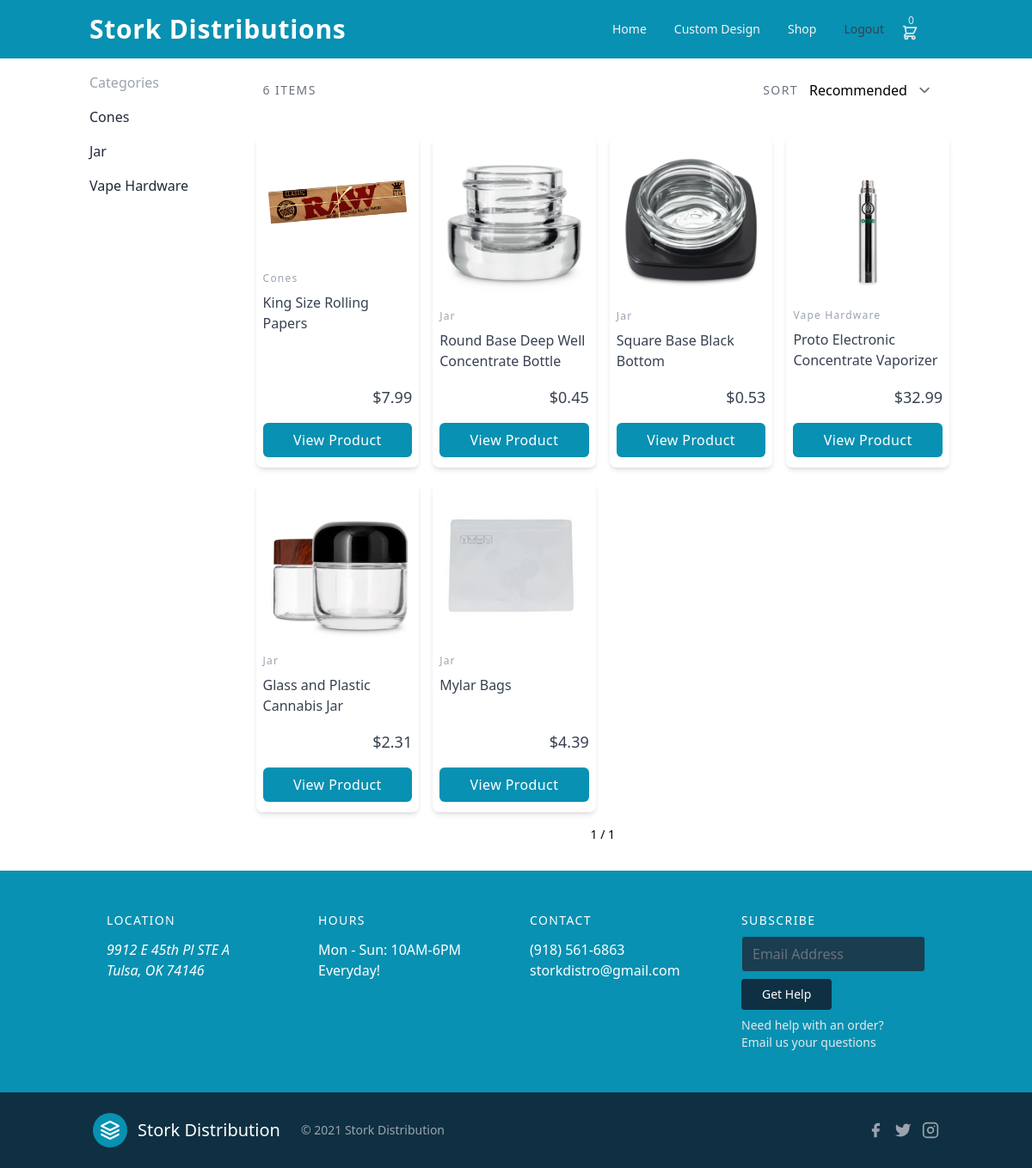
/shop/ (signed in), run on the app's committed database.
### store/models.py (models this page shows, shortened)
class Category(models.Model):
    name = models.CharField(max_length=100, db_index=True)
    category_code = models.CharField(max_length=3, unique=True, default='AAA')
    category_id = models.CharField(max_length=2, unique=True, default='00')
    slug = models.SlugField(max_length=255, unique=True)
    image = models.ImageField(upload_to="category_images/", default="vendor_images/default.png")
    class Meta:
        verbose_name_plural = 'categories'
    def get_absolute_url(self):
        return reverse("store:category_list", kwargs={"slug": self.slug})
    def __str__(self):
        return str(self.name)

class Product(models.Model):
    added_by = models.ForeignKey(User, related_name="added_by", on_delete=models.CASCADE, blank=True)
    vendor = models.ForeignKey(Vendor, related_name="vendor", on_delete=models.CASCADE, blank=True)
    category = models.ForeignKey(Category, related_name="category", on_delete=models.CASCADE)
    name = models.CharField(max_length=255)
    image = models.ImageField(upload_to='product_images/', default='product_images/default.png')
    product_code = models.CharField(max_length=4)
    price = models.DecimalField(max_digits=4, decimal_places=2)
    retail = models.DecimalField(max_digits=4, decimal_places=2, blank=True, default=99.99)
    def get_absolute_url(self):
        return reverse("store:product_detail", kwargs={"pk": self.pk})

### store/views.py (the view)
# urls.py: path('shop/', views.shop, name='all_products'),
@login_required
def shop(request):
    categories = Category.objects.all()
    products = Product.objects.all()
    paginator = Paginator(products, 25)
    page_number = request.GET.get('page')
    page_obj = paginator.get_page(page_number)
    return render(request=request, template_name="store/product_list.html", context={'categories': categories,
                                                                                     'products': products,
                                                                                     'page_obj': page_obj})

### store/cart.py (called while the page is built)
    def __len__(self):
        cart_items = 0
        for _ in self.cart.values():
            cart_items += 1
        return cart_items

### store/context_processors.py (called while the page is built)
def cart(request):
    cart = Cart(request)
    return {'cart': cart}

### templates/store/product_list.html (shortened to what this page needs)
{% extends './../base.html' %}
{% load static %}
{% block content %}
<section class="bg-white">
    <div class="container px-4 py-4 mx-auto">
        <div class="lg:flex lg:-mx-2">
            <div class="space-y-3 lg:w-1/5 lg:px-2 lg:space-y-4">
                <div class="font-medium text-md text-gray-400">Categories</div>
                {% for category in categories %}
                    <a href="{{ category.get_absolute_url }}" class="block font-medium text-gray-800 hover:underline">{{ category.name }}</a>
                {% endfor %}
            </div>
            <div class="my-4 lg:mt-0 lg:px-2 lg:w-4/5">
                <div class="flex items-center justify-between text-sm tracking-widest uppercase ">
                    <p class="text-gray-500">{{ page_obj.paginator.count }} Items</p>
                    <div class="flex items-center">
                        <p class="text-gray-500 dark:text-gray-300">Sort</p>
                        <select class="font-medium border-transparent">
                            <option value="#">Recommended</option>
                        </select>
                    </div>
                </div>
                <div class="grid grid-cols-2 gap-4 -mx-2 mt-8 lg:grid-cols-4">
                    {% for product in products %}
                    <div class="flex flex-col justify-between content-start py-3 px-2 shadow-md rounded-lg">
                        <img class="object-cover object-center w-full rounded-md bg-white" src="{{ product.image.url }}" alt="{{ product.name }}">
                        <div class="flex flex-col grow w-full justify-start items-start text-gray-700 mt-2">
                            <p class="tracking-widest mt-2 text-gray-400 text-xs">{{ product.category }}</p>
                            <h4 class="my-2 font-medium grow">{{ product.name }}</h4>
                            <p class="text-lg font-medium self-end mt-2">&dollar;{{ product.price }}</p>
                            <a href="{{ product.get_absolute_url }}" class="flex items-center justify-center w-full px-2 py-2 mt-4 font-medium tracking-wide text-white capitalize transition-colors duration-200 transform bg-cyan-600 rounded-md hover:bg-blue-600 focus:outline-none focus:bg-gray-700">
                                <span class="mx-1">View Product</span>
                            </a>
                        </div>
                    </div>
                    {% endfor %}
                </div>
                <div class="pagination flex justify-center mt-4 w-full">
                <span class="step-links">
                    <p class="text-sm">
                        {{ page_obj.number }}
                        <span class="mx-0.25">/</span>
                        {{ page_obj.paginator.num_pages }}
                    </p>
                </span>
            </div>
        </div>
    </div>
</section>
{% endblock %}

### templates/base.html (shortened to what this page needs)
<!DOCTYPE html>
{% load static %}
{% load tailwind_tags %}
<html lang='en'>
<head>
  <link rel="stylesheet" href="{% static 'store/css/base.css' %}">
  {% tailwind_css %}
</head>
<body>
  <header class="bg-cyan-600" style="position:sticky;top:0px;z-index:50">
    <div class="container px-4 py-4 mx-auto md:flex md:justify-between md:items-center">
      <div class="flex items-center justify-between">
        <div>
            <a class="text-2xl font-bold tracking-wide transition-colors duration-200 transform text-white lg:text-3xl hover:text-gray-300" href="{% url 'store:home' %}">Stork Distributions</a>
        </div>
      </div>
      <div class="items-center hidden md:flex mt-2" id="menu-items">
        <div class="flex flex-col md:flex-row md:mx-6">
          <a class="my-1 text-sm font-medium text-gray-100 transition-colors duration-200 transform hover:text-blue-400 md:mx-4 md:my-0" href="{% url 'store:home' %}">Home</a>
          <a class="my-1 text-sm font-medium text-gray-100 transition-colors duration-200 transform hover:text-blue-400 md:mx-4 md:my-0" href="#">Custom Design</a>
          {% if user.is_authenticated %}
            <a class="my-1 text-sm font-medium text-gray-100 transition-colors duration-200 transform hover:text-blue-400 md:mx-4 md:my-0" href="{% url 'store:all_products' %}">Shop</a>
            <a class="my-1 text-sm font-medium text-gray-700 transition-colors duration-200 transform dark:text-gray-100 hover:text-blue-500 dark:hover:text-blue-400 md:mx-4 md:my-0" href="{% url 'logout' %}">Logout</a>
          {% else %}
            <a class="my-1 text-sm font-medium text-gray-100 transition-colors duration-200 transform hover:text-blue-400 md:mx-4 md:my-0" href="{% url 'store:login' %}">Sign in</a>
          {% endif %}
          <div class="my-1 mx-1 justify-center hidden md:block">
            <a class="relative text-gray-200 hover:text-gray-600 transition-colors duration-200 transform" href="{% url 'store:cart_summary' %}">
              <span class="absolute font-medium -top-3 left-2 text-xs rounded-full">
                {% with total_items=cart|length %}
                <div id="cart-items" class="d-inline-flex">
                  {% if total_items > 0 %}
                      {{ total_items }}
                  {% else %}
                      0
                  {% endif %}
                </div>
                {% endwith %}
              </span>
            </a>
          </div>
        </div>
      </div>
    </div>
  </header>
  <main class="relative">
    {% block content %}
    {% endblock %}
  </main>
  <footer class="text-white bg-cyan-600 body-font">
      <div class="container px-5 py-12 mx-auto">
        <div class="flex flex-wrap md:text-left text-center order-first">
          <div class="lg:w-1/4 md:w-1/2 w-full px-4">
            <h2 class="title-font font-medium tracking-widest text-sm mb-3">LOCATION</h2>
            <address class="mb-10">
              <div>9912 E 45th Pl STE A</div>
              <div>Tulsa, OK 74146</div>
            </address>
          </div>
          <div class="lg:w-1/4 md:w-1/2 w-full px-4">
              <h2 class="title-font font-medium tracking-widest text-sm mb-3">HOURS</h2>
              <nav class="list-none mb-10">
                <li>
                  <a class="hover:text-gray-200">Mon - Sun: 10AM-6PM</a>
                </li>
                <li>
                  <a class="hover:text-gray-200">Everyday!</a>
                </li>
              </nav>
            </div>
          <div class="lg:w-1/4 md:w-1/2 w-full px-4">
            <h2 class="title-font font-medium tracking-widest text-sm mb-3">CONTACT</h2>
            <nav class="list-none mb-10">
              <li>
                <a class="hover:text-gray-200" href="tel:+9185616863">(918) 561-6863</a>
                </li>
                <li>
                <a class="hover:text-gray-200" href="mailto:storkdistro@gmail.com">storkdistro@gmail.com</a>
              </li>
            </nav>
          </div>
          <div class="lg:w-1/4 md:w-1/2 w-full px-4">
            <h2 class="title-font font-medium text-white tracking-widest text-sm mb-2">SUBSCRIBE</h2>
            <div class="flex xl:flex-nowrap md:flex-nowrap lg:flex-wrap flex-wrap justify-center items-end md:justify-start">
              <div class="relative w-40 sm:w-auto xl:mr-4 lg:mr-0 sm:mr-4 mr-2">
                <input type="text" id="footer-field" name="footer-field" placeholder="Email Address" class="w-full bg-gray-800 rounded border bg-opacity-80 border-cyan-600 focus:bg-transparent focus:ring-2 focus:ring-blue-900 focus:border-cyan-600 text-base outline-none text-gray-100 py-1 px-3 leading-8 transition-colors duration-200 ease-in-out">
              </div>
              <button class="lg:mt-2 xl:mt-0 flex-shrink-0 inline-flex text-sm font-medium bg-gray-900 bg-opacity-80 border-0 py-2 px-6 focus:outline-none hover:bg-opacity-100 rounded">Get Help</button>
            </div>
            <p class="text-gray-200 text-sm mt-2 md:text-left text-center">Need help with an order?
              <br class="lg:block hidden">Email us your questions
            </p>
          </div>
        </div>
      </div>
      <div class="bg-gray-900 bg-opacity-80">
        <div class="container px-5 py-6 mx-auto flex items-center sm:flex-row flex-col">
          <a class="flex title-font font-medium items-center md:justify-start justify-center text-white">
            <svg xmlns="http://www.w3.org/2000/svg" fill="none" stroke="currentColor" stroke-linecap="round" stroke-linejoin="round" stroke-width="2" class="w-10 h-10 text-white p-2 bg-cyan-600 rounded-full" viewBox="0 0 24 24">
              <path d="M12 2L2 7l10 5 10-5-10-5zM2 17l10 5 10-5M2 12l10 5 10-5"></path>
            </svg>
            <span class="ml-3 text-xl">Stork Distribution</span>
          </a>
          <p class="text-sm text-gray-400 sm:ml-6 sm:mt-0 mt-4">© 2021 Stork Distribution</p>
          <span class="inline-flex sm:ml-auto sm:mt-0 mt-4 justify-center sm:justify-start">
            <a class="text-gray-400">
              <svg fill="currentColor" stroke-linecap="round" stroke-linejoin="round" stroke-width="2" class="w-5 h-5" viewBox="0 0 24 24">
                <path d="M18 2h-3a5 5 0 00-5 5v3H7v4h3v8h4v-8h3l1-4h-4V7a1 1 0 011-1h3z"></path>
              </svg>
            </a>
            <a class="ml-3 text-gray-400">
              <svg fill="currentColor" stroke-linecap="round" stroke-linejoin="round" stroke-width="2" class="w-5 h-5" viewBox="0 0 24 24">
                <path d="M23 3a10.9 10.9 0 01-3.14 1.53 4.48 4.48 0 00-7.86 3v1A10.66 10.66 0 013 4s-4 9 5 13a11.64 11.64 0 01-7 2c9 5 20 0 20-11.5a4.5 4.5 0 00-.08-.83A7.72 7.72 0 0023 3z"></path>
              </svg>
            </a>
            <a class="ml-3 text-gray-400">
              <svg fill="none" stroke="currentColor" stroke-linecap="round" stroke-linejoin="round" stroke-width="2" class="w-5 h-5" viewBox="0 0 24 24">
                <rect width="20" height="20" x="2" y="2" rx="5" ry="5"></rect>
                <path d="M16 11.37A4 4 0 1112.63 8 4 4 0 0116 11.37zm1.5-4.87h.01"></path>
              </svg>
            </a>
          </span>
        </div>
      </div>
    </footer>
</body>

### data on the page
Category: name "Cones"
Category: name "Jar"
Category: name "Vape Hardware"
Product: image (picture), category "Cones", name "King Size Rolling Papers", price "7.99"
Product: image (picture), category "Jar", name "Round Base Deep Well Concentrate Bottle", price "0.45"
Product: image (picture), category "Jar", name "Square Base Black Bottom", price "0.53"
Product: image (picture), category "Vape Hardware", name "Proto Electronic Concentrate Vaporizer", price "32.99"
Product: image (picture), category "Jar", name "Glass and Plastic Cannabis Jar", price "2.31"
Product: image (picture), category "Jar", name "Mylar Bags", price "4.39"

### other printed values
{{ page_obj.paginator.count }} "6"
{{ page_obj.number }} "1"
{{ page_obj.paginator.num_pages }} "1"
